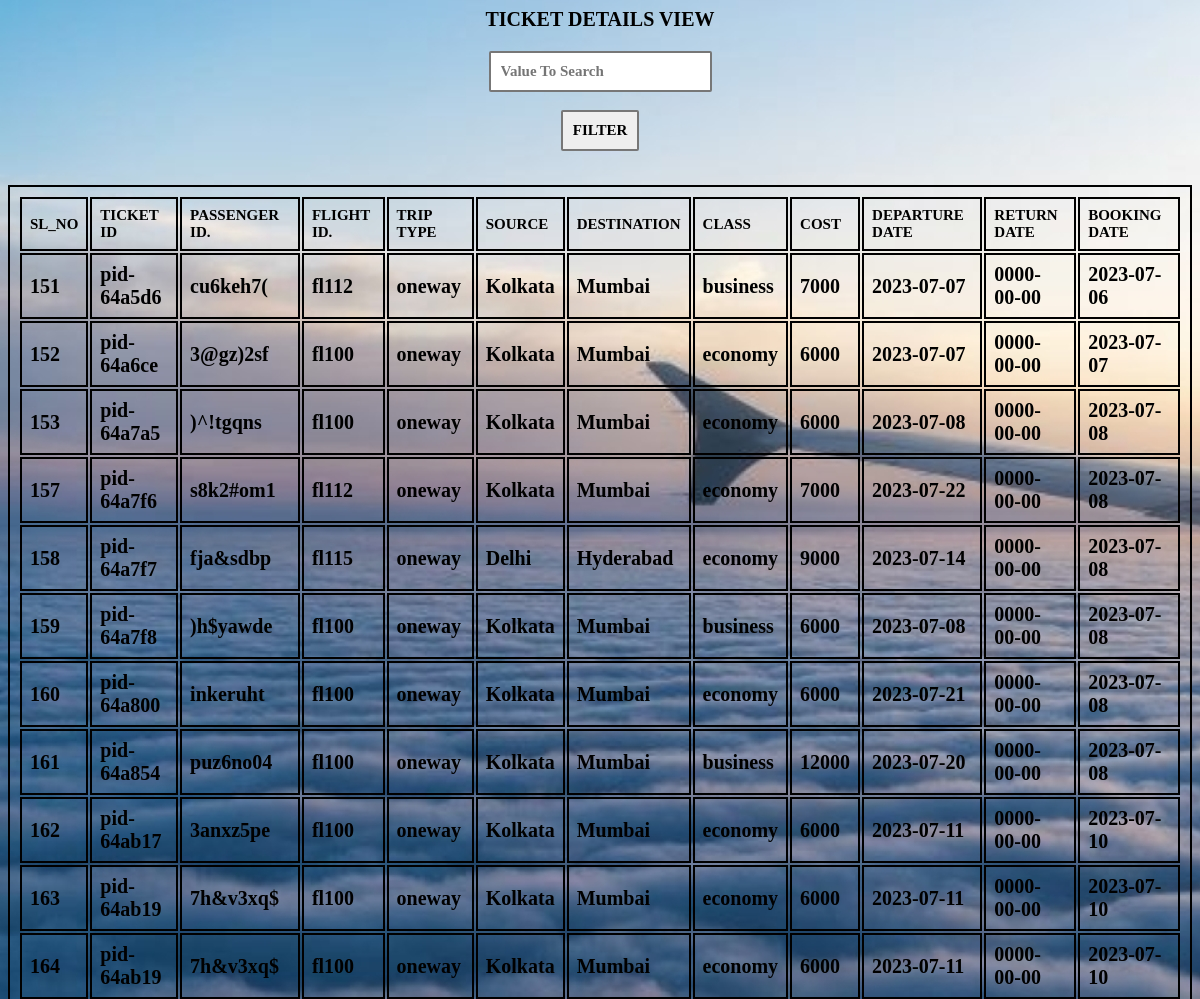
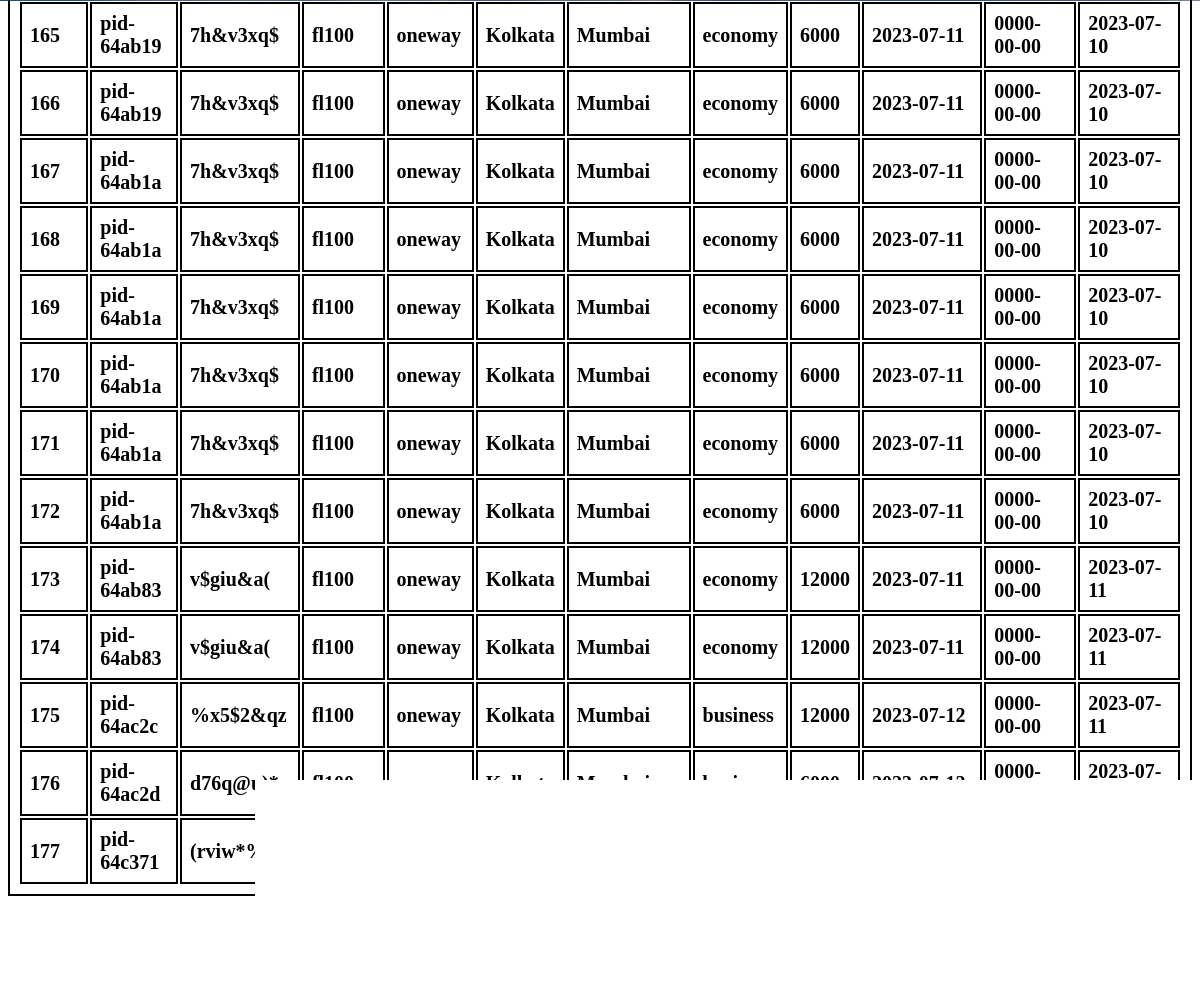
The app's page /admin_display_ticket_details.php with its own data (2 pictures, top to bottom).
### tables this page shows
CREATE TABLE `ticket` (
  `sl_no` int(10) NOT NULL,
  `ticket_id` varchar(10) NOT NULL,
  `passenger_id` varchar(30) DEFAULT NULL,
  `flight_id` varchar(10) DEFAULT NULL,
  `trip_type` varchar(30) DEFAULT NULL,
  `source` varchar(30) NOT NULL,
  `destination` varchar(30) NOT NULL,
  `class` varchar(30) DEFAULT NULL,
  `seat_no` varchar(30) DEFAULT NULL,
  `cost` int(10) DEFAULT NULL,
  `departure_date` date DEFAULT NULL,
  `return_date` date DEFAULT NULL,
  `booking_date` date NOT NULL
);

### admin_display_ticket_details.php (the view, shortened to what this page needs)
<?php
if(isset($_POST['search']))
{
    $valueToSearch = $_POST['valueToSearch'];
    $query = "SELECT * FROM ticket WHERE CONCAT(`source`, `destination`, `booking_date`) LIKE '%".$valueToSearch."%'";
    $search_result = filterTable($query);
}
 else {
    $query = "SELECT * FROM ticket";
    $search_result = filterTable($query);
}
function filterTable($query)
{
    $conn = mysqli_connect("localhost", "root", "", "airplane_reservation");
    $filter_Result = mysqli_query($conn , $query);
    return $filter_Result;
}
?>
<html>
    <head>
	<link rel="stylesheet" href="ticketdtlsadmn.css">
    </head>
    <body>
      <center> <p> TICKET DETAILS VIEW </p>
    <form action="admin_display_ticket_details.php" method="post">
		   <input type="text" name="valueToSearch" placeholder="Value To Search"><br><br>
           <input type="submit" name="search" value="FILTER"><br><br>
			</center>
            <table>
                <tr>
				   <th> SL_NO</th>
                   <th> TICKET ID </th>
                   <th> PASSENGER ID. </th>
                   <th> FLIGHT ID. </th>
                   <th> TRIP TYPE </th>
                   <th> SOURCE </th>
                   <th> DESTINATION</th>
                   <th> CLASS </th>
                   <th> COST </th>
                   <th> DEPARTURE DATE </th>
                   <th> RETURN DATE </th>
                   <th> BOOKING DATE </th>
                </tr>
                <?php while($row = mysqli_fetch_array($search_result)):?>
                <tr>
                    <td><?php echo $row['sl_no'];?></td>
                    <td><?php echo $row['ticket_id'];?></td>
                    <td><?php echo $row['passenger_id'];?></td>
                    <td><?php echo $row['flight_id'];?></td>
                    <td><?php echo $row['trip_type'];?></td>
                    <td><?php echo $row['source'];?></td>
                    <td><?php echo $row['destination'];?></td>
                    <td><?php echo $row['class'];?></td>
                    <td><?php echo $row['cost'];?></td>
                    <td><?php echo $row['departure_date'];?></td>
                    <td><?php echo $row['return_date'];?></td>
                    <td><?php echo $row['booking_date'];?></td>
                </tr>
                <?php endwhile;?>
            </table>
    </body>
	<br>
	<br>
    <center><a href="admin_operations_list.html"><input type="submit" name="" value="BACK"></a></center>
</html>

### ticketdtlsadmn.css (style rules this page uses)
body { background-image: url('adminticketdtls.jpg'); background-repeat: no-repeat; background-attachment: fixed; }
p { font-family: 'Nanum Gothic'; color: black; font-size: 20px; font-weight:bold; }
input, select, textarea { border-radius: 2px; border: 2px solid #777; box-sizing: border-box; font-size: 15px; color: black; font-family: 'Nanum Gothic'; width: 10 %; padding: 10px; font-weight:bold; }
table { color: black; border: black; font-weight: 900; font-size: 20px; }
table,th, td { color: black; text-align: left; padding: 8px; border: 2px solid; }
th { color: black; font-family:Lucida Console; font-size: 15px; }
input[type=submit] { color: black; }
input[type=text] { width: 100 %; }

### records on screen
ticket: sl_no "151", ticket "pid-64a5d6", passenger "cu6keh7(", flight "fl112", trip_type "oneway", source "Kolkata", destination "Mumbai", class "business", cost "7000", departure_date "2023-07-07", return_date "0000-00-00", booking_date "2023-07-06"
ticket: sl_no "152", ticket "pid-64a6ce", passenger "3@gz)2sf", flight "fl100", trip_type "oneway", source "Kolkata", destination "Mumbai", class "economy", cost "6000", departure_date "2023-07-07", return_date "0000-00-00", booking_date "2023-07-07"
ticket: sl_no "153", ticket "pid-64a7a5", passenger ")^!tgqns", flight "fl100", trip_type "oneway", source "Kolkata", destination "Mumbai", class "economy", cost "6000", departure_date "2023-07-08", return_date "0000-00-00", booking_date "2023-07-08"
ticket: sl_no "157", ticket "pid-64a7f6", passenger "s8k2#om1", flight "fl112", trip_type "oneway", source "Kolkata", destination "Mumbai", class "economy", cost "7000", departure_date "2023-07-22", return_date "0000-00-00", booking_date "2023-07-08"
ticket: sl_no "158", ticket "pid-64a7f7", passenger "fja&sdbp", flight "fl115", trip_type "oneway", source "Delhi", destination "Hyderabad", class "economy", cost "9000", departure_date "2023-07-14", return_date "0000-00-00", booking_date "2023-07-08"
ticket: sl_no "159", ticket "pid-64a7f8", passenger ")h$yawde", flight "fl100", trip_type "oneway", source "Kolkata", destination "Mumbai", class "business", cost "6000", departure_date "2023-07-08", return_date "0000-00-00", booking_date "2023-07-08"
ticket: sl_no "160", ticket "pid-64a800", passenger "inkeruht", flight "fl100", trip_type "oneway", source "Kolkata", destination "Mumbai", class "economy", cost "6000", departure_date "2023-07-21", return_date "0000-00-00", booking_date "2023-07-08"
ticket: sl_no "161", ticket "pid-64a854", passenger "puz6no04", flight "fl100", trip_type "oneway", source "Kolkata", destination "Mumbai", class "business", cost "12000", departure_date "2023-07-20", return_date "0000-00-00", booking_date "2023-07-08"
ticket: sl_no "162", ticket "pid-64ab17", passenger "3anxz5pe", flight "fl100", trip_type "oneway", source "Kolkata", destination "Mumbai", class "economy", cost "6000", departure_date "2023-07-11", return_date "0000-00-00", booking_date "2023-07-10"
ticket: sl_no "163", ticket "pid-64ab19", passenger "7h&v3xq$", flight "fl100", trip_type "oneway", source "Kolkata", destination "Mumbai", class "economy", cost "6000", departure_date "2023-07-11", return_date "0000-00-00", booking_date "2023-07-10"
ticket: sl_no "164", ticket "pid-64ab19", passenger "7h&v3xq$", flight "fl100", trip_type "oneway", source "Kolkata", destination "Mumbai", class "economy", cost "6000", departure_date "2023-07-11", return_date "0000-00-00", booking_date "2023-07-10"
ticket: sl_no "165", ticket "pid-64ab19", passenger "7h&v3xq$", flight "fl100", trip_type "oneway", source "Kolkata", destination "Mumbai", class "economy", cost "6000", departure_date "2023-07-11", return_date "0000-00-00", booking_date "2023-07-10"
ticket: sl_no "166", ticket "pid-64ab19", passenger "7h&v3xq$", flight "fl100", trip_type "oneway", source "Kolkata", destination "Mumbai", class "economy", cost "6000", departure_date "2023-07-11", return_date "0000-00-00", booking_date "2023-07-10"
ticket: sl_no "167", ticket "pid-64ab1a", passenger "7h&v3xq$", flight "fl100", trip_type "oneway", source "Kolkata", destination "Mumbai", class "economy", cost "6000", departure_date "2023-07-11", return_date "0000-00-00", booking_date "2023-07-10"
ticket: sl_no "168", ticket "pid-64ab1a", passenger "7h&v3xq$", flight "fl100", trip_type "oneway", source "Kolkata", destination "Mumbai", class "economy", cost "6000", departure_date "2023-07-11", return_date "0000-00-00", booking_date "2023-07-10"
ticket: sl_no "169", ticket "pid-64ab1a", passenger "7h&v3xq$", flight "fl100", trip_type "oneway", source "Kolkata", destination "Mumbai", class "economy", cost "6000", departure_date "2023-07-11", return_date "0000-00-00", booking_date "2023-07-10"
ticket: sl_no "170", ticket "pid-64ab1a", passenger "7h&v3xq$", flight "fl100", trip_type "oneway", source "Kolkata", destination "Mumbai", class "economy", cost "6000", departure_date "2023-07-11", return_date "0000-00-00", booking_date "2023-07-10"
ticket: sl_no "171", ticket "pid-64ab1a", passenger "7h&v3xq$", flight "fl100", trip_type "oneway", source "Kolkata", destination "Mumbai", class "economy", cost "6000", departure_date "2023-07-11", return_date "0000-00-00", booking_date "2023-07-10"
ticket: sl_no "172", ticket "pid-64ab1a", passenger "7h&v3xq$", flight "fl100", trip_type "oneway", source "Kolkata", destination "Mumbai", class "economy", cost "6000", departure_date "2023-07-11", return_date "0000-00-00", booking_date "2023-07-10"
ticket: sl_no "173", ticket "pid-64ab83", passenger "v$giu&a(", flight "fl100", trip_type "oneway", source "Kolkata", destination "Mumbai", class "economy", cost "12000", departure_date "2023-07-11", return_date "0000-00-00", booking_date "2023-07-11"
ticket: sl_no "174", ticket "pid-64ab83", passenger "v$giu&a(", flight "fl100", trip_type "oneway", source "Kolkata", destination "Mumbai", class "economy", cost "12000", departure_date "2023-07-11", return_date "0000-00-00", booking_date "2023-07-11"
ticket: sl_no "175", ticket "pid-64ac2c", passenger "%x5$2&qz", flight "fl100", trip_type "oneway", source "Kolkata", destination "Mumbai", class "business", cost "12000", departure_date "2023-07-12", return_date "0000-00-00", booking_date "2023-07-11"
ticket: sl_no "176", ticket "pid-64ac2d", passenger "d76q@u)*", flight "fl100", source "Kolkata", destination "Mumbai", class "business", cost "6000", departure_date "2023-07-12", return_date "0000-00-00", booking_date "2023-07-11"
ticket: sl_no "177", ticket "pid-64c371", passenger "(rviw*%g"
